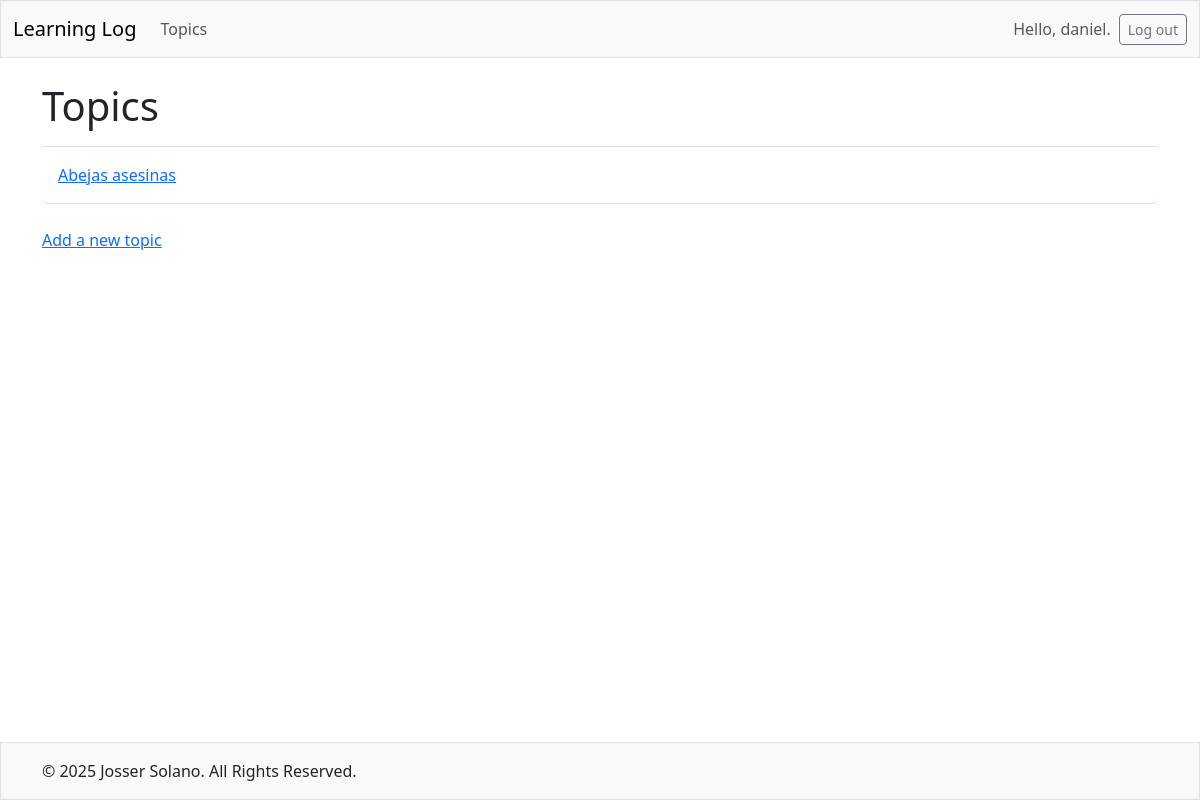
Page /topics/ (signed in) on the earlier database version.
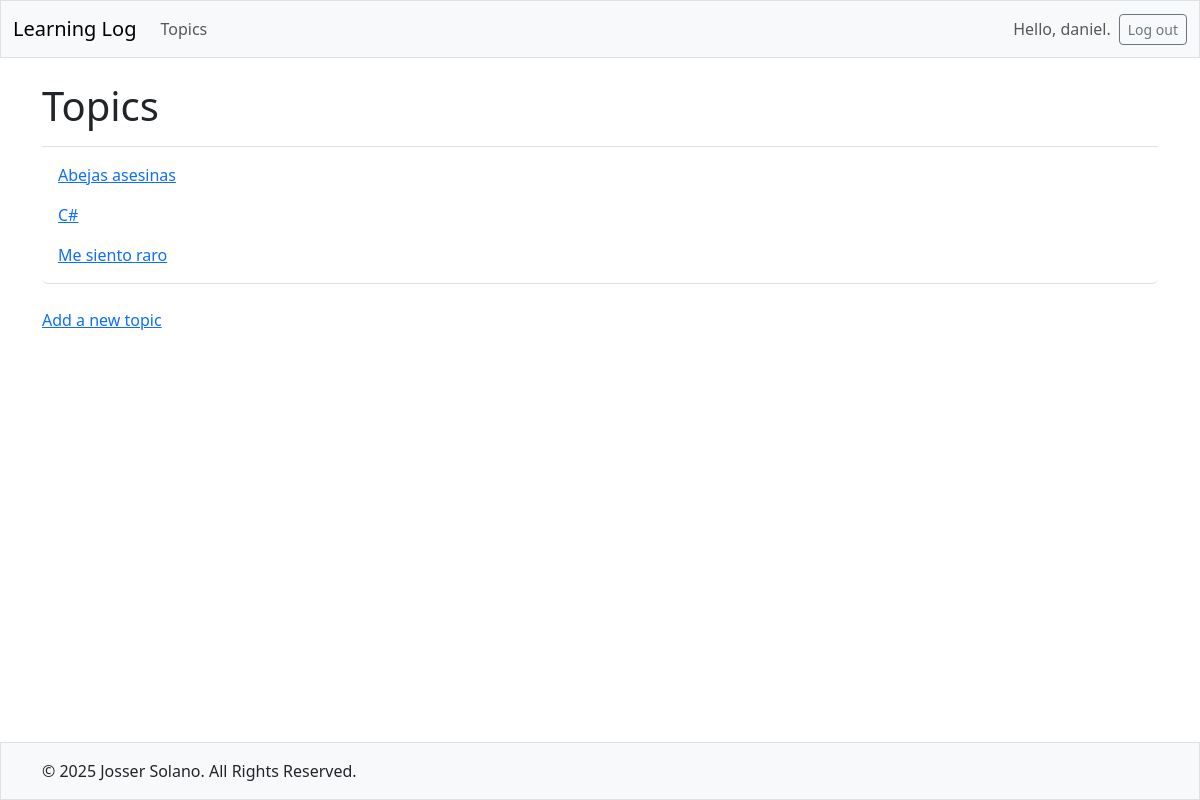
Same page on the later database version.
### learning_logs/models.py (models this page shows, shortened)
class Topic(models.Model):
    text = models.CharField(max_length=200)
    date_added = models.DateTimeField(auto_now_add=True)
    owner = models.ForeignKey(User, on_delete=models.CASCADE)

### learning_logs/views.py (the view)
# urls.py: path('topics/', views.topics, name='topics'),
@login_required
def topics(request):
    topics = Topic.objects.filter(owner=request.user).order_by('date_added')
    context = {'topics': topics}
    return render(request, 'learning_logs/topics.html', context)

### learning_logs/templates/learning_logs/topics.html
{% extends 'learning_logs/base.html' %}
{% block page_header %}
  <h1>Topics</h1>
{% endblock page_header %}
{% block content %}
  <ul class="list-group border-bottom pb-2 mb-4">
    {% for topic in topics %}
      <li class="list-group-item border-0">
        <a href="{% url 'learning_logs:topic' topic.id %}">
          {{ topic.text }}</a>
      </li>
    {% empty %}
      <li class="list-group-item border-0">No topics have been added yet.</li>
    {% endfor %}
  </ul>
  <a href="{% url 'learning_logs:new_topic' %}">Add a new topic</a>
{% endblock content %}

### learning_logs/templates/learning_logs/base.html (shortened to what this page needs)
<!doctype html>
<html lang="en">
<head>
  {% load django_bootstrap5 %}
  {% bootstrap_css %}
</head>
<body class="d-flex flex-column min-vh-100">
  <nav class="navbar navbar-expand-md navbar-light bg-light mb-4 border">
    <div class="container-fluid">
      <a class="navbar-brand" href="{% url 'learning_logs:index' %}">
          Learning Log</a>
      <div class="collapse navbar-collapse" id="navbarCollapse">
        <ul class="navbar-nav me-auto mb-2 mb-md-0">
          <li class="nav-item">
            <a class="nav-link" href="{% url 'learning_logs:topics' %}">
              Topics</a></li>
        </ul>
        <ul class="navbar-nav ms-auto mb-2 mb-md-0">
          {% if user.is_authenticated %}
            <li class="nav-item">
              <span class="navbar-text me-2">Hello, {{ user.username }}.
                </span></li>
          {% endif %}
        </ul>
        {% if user.is_authenticated %}
          <form action="{% url 'accounts:logout' %}" method='post'>
            <button name='submit' class='btn btn-outline-secondary btn-sm'>
              Log out</button>
          </form>
        {% endif %}
      </div>
    </div>
  </nav>
  <main class="container flex-grow-1">
    <div class="pb-2 mb-2 border-bottom">
      {% block page_header %}{% endblock page_header %}
    </div>
    <div>
      {% block content %}{% endblock content %}
    </div>
  </main>
</body>
<footer class="footer mt-auto py-3 bg-light border">
  <div class="container">
    <span>© 2025 Josser Solano. All Rights Reserved.</span>
  </div>
</footer>
</html>

Differences in the rows shown:
added Topic: text "C#"
added Topic: text "Me siento raro"
